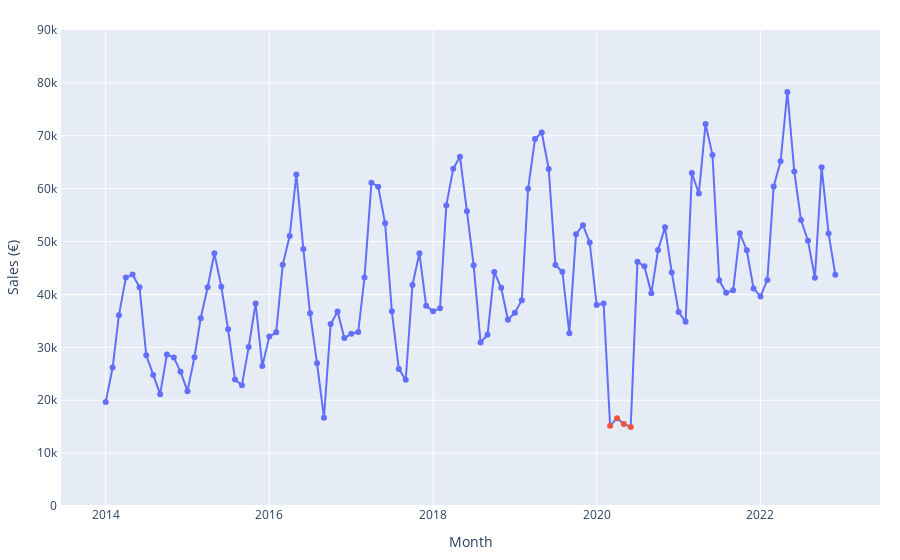

The notebook cell saved with this chart:
### Code cell
# Use our new function to plot the monthly sales data, highlighting outliers
fig = plot_historical_sales(
    df, outliers=["2020-03-01", "2020-04-01", "2020-05-01", "2020-06-01"]
)
fig
